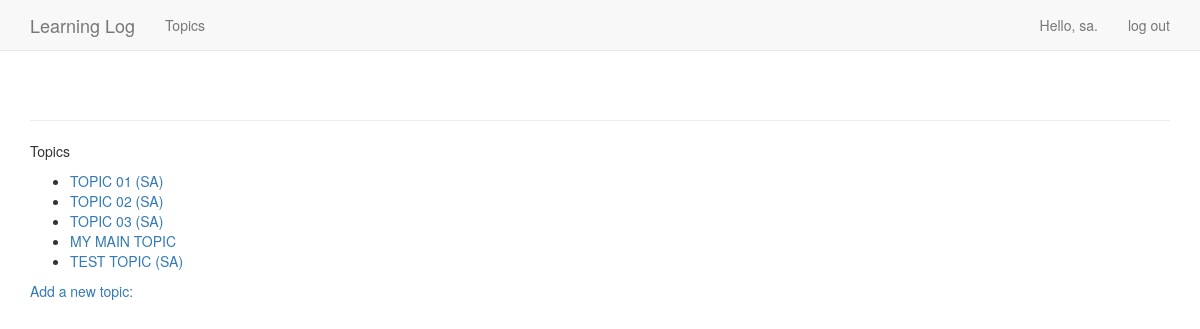
The app's page /topics/ (signed in) with its own data.
### learning_logs/models.py (models this page shows)
class Topic(models.Model):
    text       = models.CharField(max_length=200)
    date_added = models.DateTimeField(auto_now_add=True)
    owner = models.ForeignKey(User, on_delete=models.PROTECT)
    def __str__(self):
        return self.text
    '''
    We need to tell Django which attribute to use by default when
    it displays information about a topic. Django calls  __str__()
    method to display a simple representation of a model. Here we've
    written __str__() method that returns the string stored in
    the text attribute
    '''

### learning_logs/views.py (the view)
# urls.py: re_path(r'^topics/$', views.topics, name='topics'),
@login_required
def topics(request):
    topics = Topic.objects.filter(owner=request.user).order_by('date_added')
    context = {'topics': topics}
    return render(request, 'learning_logs/topics.html', context)

### learning_logs/templates/learning_logs/topics.html
{% extends "learning_logs/base.html" %}
{% block content %}
  <p>Topics</p>
  <ul>
    {% for topic in topics %}
      <li><a href="{% url 'learning_logs:topic' topic.id %}">{{ topic }}</a></li>
    {% empty %}
      <li>No topics have been added yet.</li>
    {% endfor %}
  </ul>
  <a href="{% url 'learning_logs:new_topic' %}">Add a new topic:</a>
{% endblock content %}

### learning_logs/templates/learning_logs/base.html (shortened to what this page needs)
{% load bootstrap3 %}
<!DOCTYPE html>
<html lang="en">
<head>
  {% bootstrap_css %}
</head>
<body>
  <nav class="navbar navbar-default navbar-static-top">
    <div class="container">
      <div class="navbar-header">
        <a class="navbar-brand" href="{% url 'learning_logs:index' %}">
           Learning Log
        </a>
      </div>
      <div id="navbar" class="navbar-collapse collapse">
        <ul class="nav navbar-nav">
          <li><a href="{% url 'learning_logs:topics' %}">Topics</a></li>
        </ul>
        <ul class="nav navbar-nav navbar-right">
          {% if user.is_authenticated %}
            <li><a>Hello, {{ user.username }}.</a></li>
            <li><a href="{% url 'users:logout' %}">log out</a></li>
          {% else %}
            <li><a href="{% url 'users:register' %}">register</a></li>
            <li><a href="{% url 'users:login' %}">log in</a></li>
          {% endif %}
        </ul>
      </div>
    </div>
  </nav>
  <div class="container">
    <div class="page-header">{% block header %}{% endblock header %}</div>
    <div> {% block content %}{% endblock content %} </div>
  </div>
</body>
</html>

### records on screen
Topic: text "TOPIC 01 (SA)"
Topic: text "TOPIC 02 (SA)"
Topic: text "TOPIC 03 (SA)"
Topic: text "MY MAIN TOPIC"
Topic: text "TEST TOPIC (SA)"

### other values on screen
{{ user.username }} "sa"
